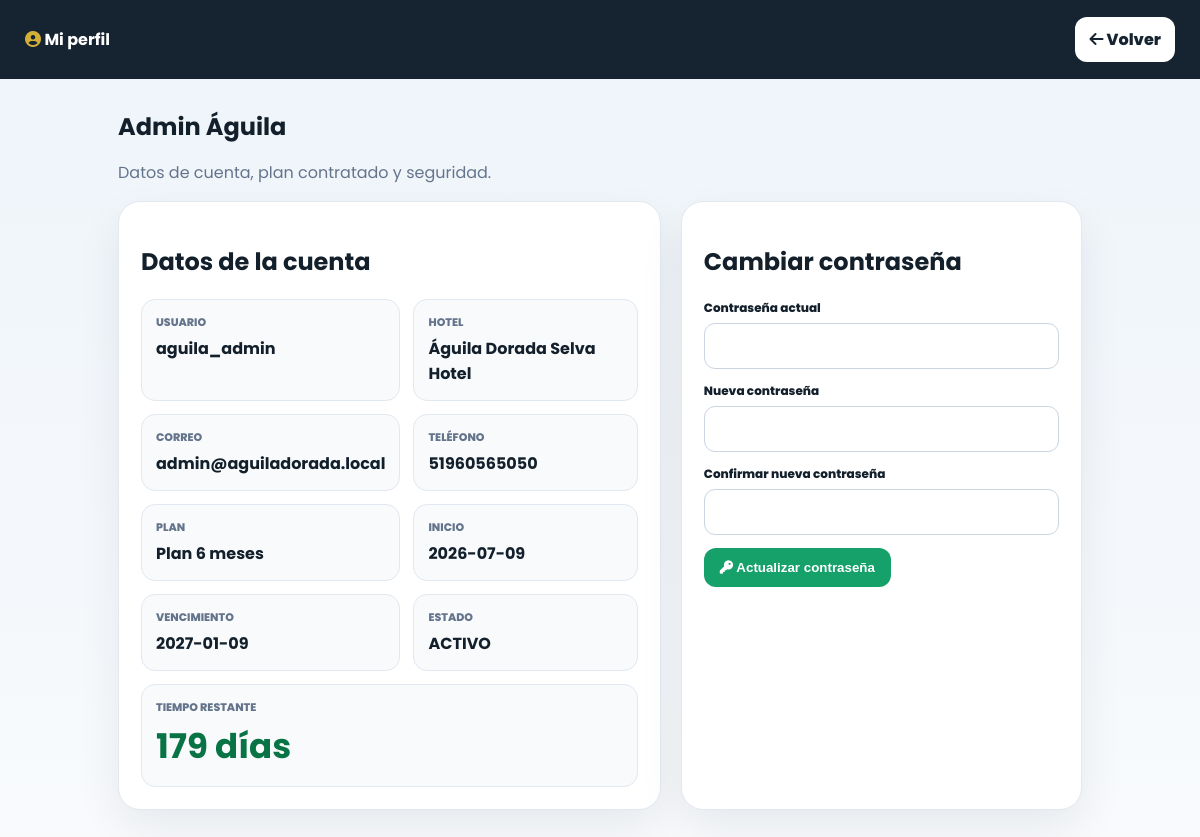
The page /views/perfil.php (signed in) on the database its author committed.
### tables this page shows
CREATE TABLE `usuarios` (
  `id_usuario` int(11) NOT NULL,
  `id_hotel` int(11) DEFAULT NULL,
  `id_rol` int(11) NOT NULL,
  `usuario` varchar(50) NOT NULL,
  `email` varchar(120) DEFAULT NULL,
  `password_hash` varchar(255) NOT NULL,
  `nombres` varchar(100) NOT NULL,
  `apellidos` varchar(100) DEFAULT NULL,
  `telefono` varchar(30) DEFAULT NULL,
  `estado` enum('ACTIVO','INACTIVO') NOT NULL DEFAULT 'ACTIVO',
  `fecha_creacion` timestamp NULL DEFAULT current_timestamp()
);

CREATE TABLE `hoteles` (
  `id_hotel` int(11) NOT NULL,
  `id_plan` int(11) DEFAULT NULL,
  `ruc` varchar(20) NOT NULL,
  `razon_social` varchar(180) NOT NULL,
  `nombre_comercial` varchar(140) NOT NULL,
  `slug` varchar(90) NOT NULL,
  `gestion_por_habitacion` tinyint(1) NOT NULL DEFAULT 0,
  `direccion` varchar(220) DEFAULT NULL,
  `email` varchar(120) DEFAULT NULL,
  `whatsapp` varchar(30) DEFAULT NULL,
  `fecha_inicio_plan` date NOT NULL,
  `fecha_fin_plan` date NOT NULL,
  `estado` enum('ACTIVO','VENCIDO','SUSPENDIDO') NOT NULL DEFAULT 'ACTIVO',
  `fecha_registro` timestamp NULL DEFAULT current_timestamp()
);

CREATE TABLE `planes` (
  `id_plan` int(11) NOT NULL,
  `nombre_plan` varchar(60) NOT NULL,
  `meses` int(11) NOT NULL,
  `precio_referencial` decimal(10,2) DEFAULT 0.00,
  `estado` enum('ACTIVO','INACTIVO') NOT NULL DEFAULT 'ACTIVO'
);

### views/perfil.php (the view, shortened to what this page needs)
<?php
$db=(new Database())->connect();
$idUsuario=(int)($_SESSION['usuario']['id_usuario']??0);
$idHotel=(int)id_hotel_actual();
$st=$db->prepare("SELECT u.usuario,u.email,u.nombres,u.apellidos,u.telefono,u.estado,h.nombre_comercial,h.slug,h.fecha_inicio_plan,h.fecha_fin_plan,h.estado estado_hotel,p.nombre_plan,p.meses FROM usuarios u INNER JOIN hoteles h ON h.id_hotel=u.id_hotel LEFT JOIN planes p ON p.id_plan=h.id_plan WHERE u.id_usuario=? AND u.id_hotel=? LIMIT 1");
$st->execute([$idUsuario,$idHotel]);$d=$st->fetch(PDO::FETCH_ASSOC);
$hoy=new DateTime('today');$vence=new DateTime($d['fecha_fin_plan']);$dias=(int)$hoy->diff($vence)->format('%r%a');
?>
<!doctype html><html lang="es"><head><link rel="stylesheet" href="https://cdnjs.cloudflare.com/ajax/libs/font-awesome/6.4.0/css/all.min.css"></head><body><header class="top"><b><i class="fa-solid fa-user-circle" style="color:var(--gold)"></i> Mi perfil</b><a href="recepcion.php"><i class="fa-solid fa-arrow-left"></i> Volver</a></header><main class="wrap"><section class="hero"><h1><?=htmlspecialchars($d['nombres'].' '.$d['apellidos'])?></h1><p>Datos de cuenta, plan contratado y seguridad.</p></section><?php if($msg):?><div class="msg <?=$tipo?>"><?=htmlspecialchars($msg)?></div><?php endif;?><div class="grid"><section class="card"><h2>Datos de la cuenta</h2><div class="info"><div class="item"><span>Usuario</span><b><?=htmlspecialchars($d['usuario'])?></b></div><div class="item"><span>Hotel</span><b><?=htmlspecialchars($d['nombre_comercial'])?></b></div><div class="item"><span>Correo</span><b><?=htmlspecialchars($d['email']?:'-')?></b></div><div class="item"><span>Teléfono</span><b><?=htmlspecialchars($d['telefono']?:'-')?></b></div><div class="item"><span>Plan</span><b><?=htmlspecialchars($d['nombre_plan']?:'-')?></b></div><div class="item"><span>Inicio</span><b><?=htmlspecialchars($d['fecha_inicio_plan'])?></b></div><div class="item"><span>Vencimiento</span><b><?=htmlspecialchars($d['fecha_fin_plan'])?></b></div><div class="item"><span>Estado</span><b><?=htmlspecialchars($d['estado_hotel'])?></b></div><div class="item" style="grid-column:1/-1"><span>Tiempo restante</span><b class="days"><?=$dias>=0?$dias.' días':'Vencido hace '.abs($dias).' días'?></b></div></div></section><section class="card"><h2>Cambiar contraseña</h2><form method="post"><input type="hidden" name="accion" value="cambiar_password"><div class="field"><label>Contraseña actual</label><input type="password" name="password_actual" required></div><div class="field"><label>Nueva contraseña</label><input type="password" name="password_nueva" minlength="6" required></div><div class="field"><label>Confirmar nueva contraseña</label><input type="password" name="password_confirmar" minlength="6" required></div><button class="btn"><i class="fa-solid fa-key"></i> Actualizar contraseña</button></form></section></div></main></body></html>

### rows shown on the page
usuarios: nombres+apellidos "Admin Águila", usuario "aguila_admin", id_hotel.nombre_comercial "Águila Dorada Selva Hotel", email "admin@aguiladorada.local", telefono "51960565050", planes.nombre_plan "Plan 6 meses", id_hotel.fecha_inicio_plan "2026-07-09", id_hotel.fecha_fin_plan "2027-01-09", id_hotel.estado "ACTIVO", id_hotel.fecha_fin_plan "179"
